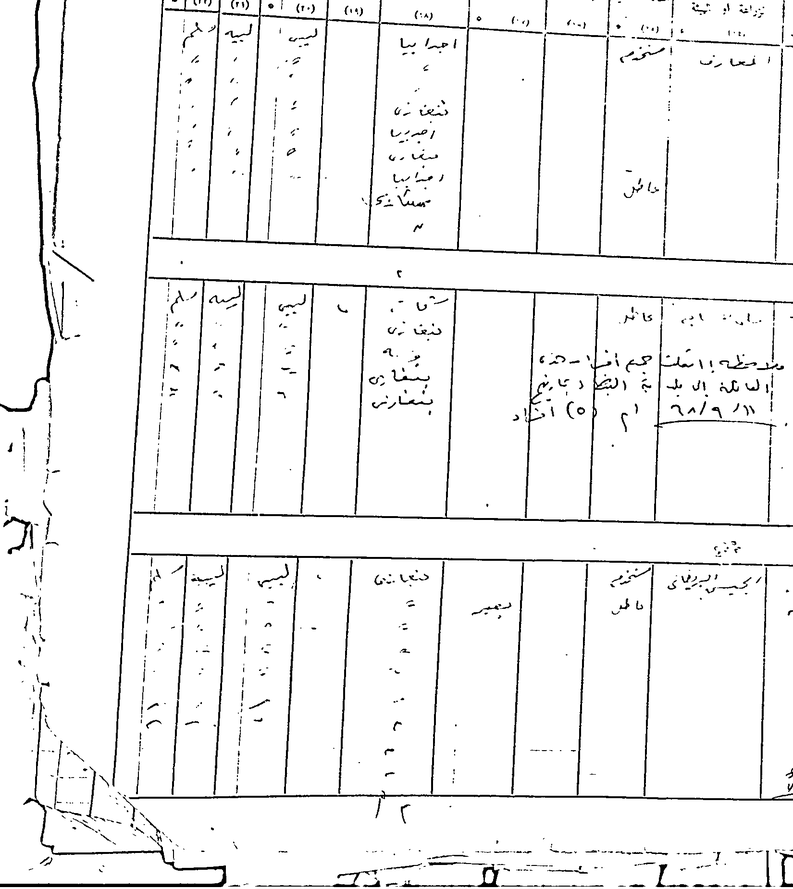
#> input picture data/cropped/1954-P000001_page-0001_denoised_left_table_part.png, 793 x 889 px, shrunk from 1650 x 1850 before the run; its folder holds only this picture in this run
$ python table_detection.py
#> lines starting #> are read from the running program, lines starting #| are printed output that depends on the picture; after the words box and inside, x2 and y2 are one past the last pixel; in counts of white or black regions, pixels touching at a corner belong together
import cv2
import numpy as np
import os
import glob


# =========================================================
# 0. تصحيح الميلان (Deskew) - جديد
# =========================================================
# لازم قبل أي كشف خطوط، خصوصا للصفحة الي فيها ميلان (اليسار)
# لأن كشف الخطوط الأفقية/العمودية يعتمد على projection سطر بسطر
# وأي ميلان بسيط يخرب الحسبة كاملة.

def deskew_image(image):

    gray = cv2.cvtColor(
        image,
        cv2.COLOR_BGR2GRAY
    )

    gray = cv2.bitwise_not(gray)

    _, thresh = cv2.threshold(
        gray,
        0,
        255,
        cv2.THRESH_BINARY | cv2.THRESH_OTSU
    )

    coords = np.column_stack(
        np.where(thresh > 0)
    )

    if len(coords) == 0:
        return image

    angle = cv2.minAreaRect(coords)[-1]

    if angle < -45:
        angle = -(90 + angle)
    else:
        angle = -angle

    # لو الزاوية كبيرة برشا، غالبا كشف خاطئ مش ميلان حقيقي
    # نتجاهلها ونرجع الصورة الأصلية بدل ما نخربها
    if abs(angle) > 15:
        return image

    (h, w) = image.shape[:2]
    center = (w // 2, h // 2)

    M = cv2.getRotationMatrix2D(
        center,
        angle,
        1.0
    )

    rotated = cv2.warpAffine(
        image,
        M,
        (w, h),
        flags=cv2.INTER_CUBIC,
        borderMode=cv2.BORDER_REPLICATE
    )

    return rotated


# =========================================================
# 1. Find horizontal line positions
# =========================================================

def find_horizontal_lines(horizontal):

    row_sum = np.sum(
        horizontal > 0,
        axis=1
    )

    threshold = horizontal.shape[1] * 0.05

    positions = np.where(
        row_sum > threshold
    )[0]

    lines = []

    if len(positions) == 0:
        return lines

    start = positions[0]
    previous = positions[0]

    for position in positions[1:]:

        if position - previous <= 5:

            previous = position

        else:

            center = (start + previous) // 2

            lines.append(center)

            start = position
            previous = position

    center = (start + previous) // 2
    lines.append(center)

    return lines


# =========================================================
# 2. Find vertical line positions
# =========================================================

def find_vertical_lines(vertical):

    column_sum = np.sum(
        vertical > 0,
        axis=0
    )

    threshold = vertical.shape[0] * 0.05

    positions = np.where(
        column_sum > threshold
    )[0]

    lines = []

    if len(positions) == 0:
        return lines

    start = positions[0]
    previous = positions[0]

    for position in positions[1:]:

        if position - previous <= 5:

            previous = position

        else:

            center = (start + previous) // 2

            lines.append(center)

            start = position
            previous = position

    center = (start + previous) // 2
    lines.append(center)

    return lines


# =========================================================
# 3. Merge close lines
# =========================================================

def merge_close_lines(
    lines,
    minimum_distance=15
):

    if not lines:
        return []

    lines = sorted(lines)

    merged = [
        lines[0]
    ]

    for line in lines[1:]:

        if line - merged[-1] >= minimum_distance:

            merged.append(line)

        else:

            merged[-1] = (
                merged[-1] + line
            ) // 2

    return merged


# =========================================================
# 4. Process ONE region (بدون تغيير عن الأصل)
# =========================================================

def detect_region(
    region,
    region_name,
    output_dir
):

    height, width = region.shape[:2]

    gray = cv2.cvtColor(
        region,
        cv2.COLOR_BGR2GRAY
    )

    _, binary = cv2.threshold(
        gray,
        127,
        255,
        cv2.THRESH_BINARY_INV
    )

    horizontal_length = max(
        15,
        width // 50
    )

    horizontal_kernel = cv2.getStructuringElement(
        cv2.MORPH_RECT,
        (
            horizontal_length,
            1
        )
    )

    horizontal = cv2.morphologyEx(
        binary,
        cv2.MORPH_OPEN,
        horizontal_kernel
    )

    horizontal_close_kernel = cv2.getStructuringElement(
        cv2.MORPH_RECT,
        (30, 3)
    )

    horizontal = cv2.morphologyEx(
        horizontal,
        cv2.MORPH_CLOSE,
        horizontal_close_kernel
    )

    vertical_length = max(
        15,
        height // 50
    )

    vertical_kernel = cv2.getStructuringElement(
        cv2.MORPH_RECT,
        (
            1,
            vertical_length
        )
    )

    vertical = cv2.morphologyEx(
        binary,
        cv2.MORPH_OPEN,
        vertical_kernel
    )

    vertical_close_kernel = cv2.getStructuringElement(
        cv2.MORPH_RECT,
        (3, 30)
    )

    vertical = cv2.morphologyEx(
        vertical,
        cv2.MORPH_CLOSE,
        vertical_close_kernel
    )

    grid = cv2.add(
        horizontal,
        vertical
    )

    horizontal_positions = find_horizontal_lines(
        horizontal
    )

    vertical_positions = find_vertical_lines(
        vertical
    )

    horizontal_positions = merge_close_lines(
        horizontal_positions,
        15
    )

    vertical_positions = merge_close_lines(
        vertical_positions,
        15
    )

    print()
    print("-" * 50)
    print(f"{region_name} horizontal lines:", len(horizontal_positions))
    print(f"{region_name} vertical lines:", len(vertical_positions))
    print(f"{region_name} horizontal positions:", horizontal_positions)
    print(f"{region_name} vertical positions:", vertical_positions)

    boxes = []

    for row in range(
        len(horizontal_positions) - 1
    ):

        y1 = horizontal_positions[row]
        y2 = horizontal_positions[row + 1]

        cell_height = y2 - y1

        if cell_height < 20:
            continue

        for column in range(
            len(vertical_positions) - 1
        ):

            x1 = vertical_positions[column]
            x2 = vertical_positions[column + 1]

            cell_width = x2 - x1

            if cell_width < 20:
                continue

            padding = 2

            x = x1 + padding
            y = y1 + padding
            w = x2 - x1 - 2 * padding
            h = y2 - y1 - 2 * padding

            boxes.append((x, y, w, h))

    result = region.copy()

    for index, box in enumerate(boxes):

        x, y, w, h = box

        cv2.rectangle(
            result,
            (x, y),
            (x + w, y + h),
            (0, 0, 255),
            2
        )

        columns = max(
            1,
            len(vertical_positions) - 1
        )

        row_index = index // columns
        column_index = index % columns

        cv2.putText(
            result,
            f"R{row_index} C{column_index}",
            (x + 5, y + 20),
            cv2.FONT_HERSHEY_SIMPLEX,
            0.5,
            (255, 0, 0),
            1
        )

    line_image = region.copy()

    for y in horizontal_positions:
        cv2.line(line_image, (0, y), (width, y), (0, 255, 0), 2)

    for x in vertical_positions:
        cv2.line(line_image, (x, 0), (x, height), (255, 0, 0), 2)

    grid_path = os.path.join(output_dir, f"{region_name}_grid.png")
    lines_path = os.path.join(output_dir, f"{region_name}_lines.png")
    boxes_path = os.path.join(output_dir, f"{region_name}_bounding_boxes.png")

    cv2.imwrite(grid_path, grid)
    cv2.imwrite(lines_path, line_image)
    cv2.imwrite(boxes_path, result)

    print(f"{region_name} bounding boxes:", len(boxes))
    print(f"Saved: {boxes_path}")

    return boxes


# =========================================================
# 5. Main table detection - معدّلة
# =========================================================
# التقسيم يمين/يسار وheader/table توا مسوّيه زميلك مسبقا
# في مجلد data/cropped، فمانحتاجوش نقسم الصورة هنا مرة ثانية.
# كل صورة داخلة هنا هي جزء واحد جاهز (مثلا ..._left_table_part.png)

def detect_table(
    image_path,
    output_dir="data/cells"
):

#> called with output_dir = 'data/cells'
    img = cv2.imread(image_path)
#> img is the input picture: shape (889, 793, 3); min 0, max 255, mean 242.4

    if img is None:
        raise FileNotFoundError(f"Could not read image: {image_path}")

    # تصحيح الميلان قبل أي كشف خطوط
    img = deskew_image(img)
#> in deskew_image, `_, thresh = cv2.threshold( gray, 0, 255, cv2.THRESH_BINARY | cv2.THRES..`:
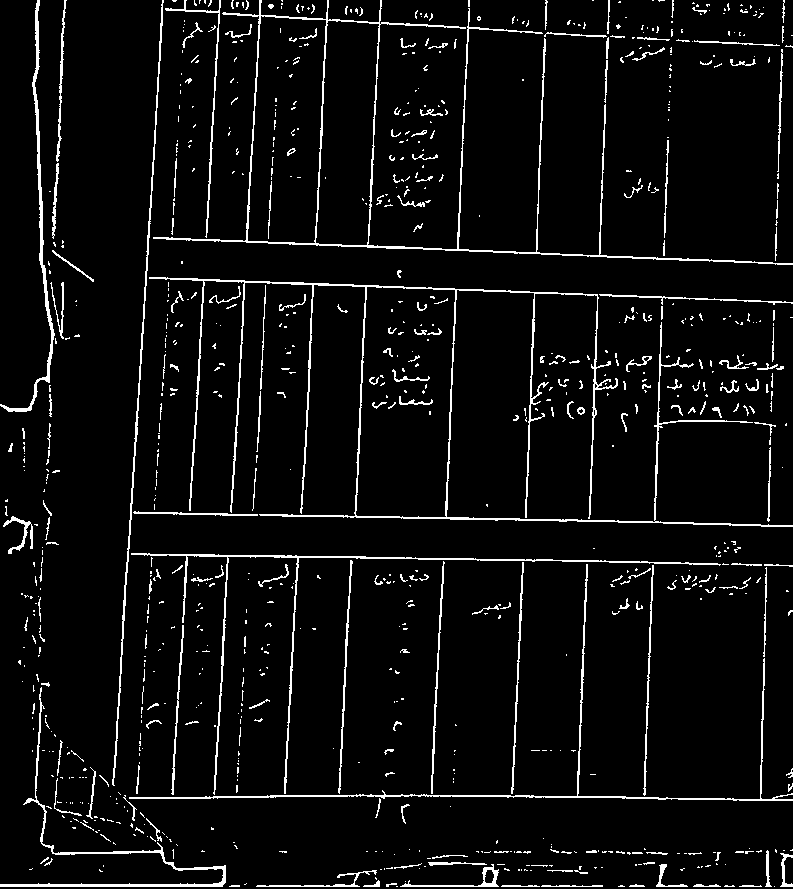
#> thresh: shape (889, 793); 5.3% white in thin lines or dots
#> in deskew_image, `coords = np.column_stack( np.where(thresh > 0) )`: coords = 37332 pairs, first value 0 to 886, second value 0 to 792
#> in deskew_image, `angle = cv2.minAreaRect(coords)[-1]`: angle = -90
#> in deskew_image, `angle = -(90 + angle)`: angle = 0
#> in deskew_image, `M = cv2.getRotationMatrix2D( center, angle, 1.0 )`: M = [[1, 0, 0], [0, 1, 0]]

    height, width = img.shape[:2]

    os.makedirs(output_dir, exist_ok=True)

    base_name = os.path.splitext(
        os.path.basename(image_path)
    )[0]

    print()
    print("=" * 60)
    print("Original image:", image_path)
    print("Image width:", width)
#| Image width: 793
    print("Image height:", height)
#| Image height: 889

    boxes = detect_region(
        img,
        base_name,
        output_dir
    )
#> in find_horizontal_lines, `row_sum = np.sum( horizontal > 0, axis=1 )`: row_sum = 889 values, max 564 at index 886, min 0 at index 0, mean 9.59
#> in find_horizontal_lines, `positions = np.where( row_sum > threshold )[0]`: positions = 80 values from 10 to 886
#> in find_horizontal_lines, `start = positions[0]`: start = 10
#> the loop in find_horizontal_lines, `for position in positions[1:]: ` made 79 passes
#> (position, center, start, previous) on passes 1, 22, 40, 41: (239, 10, 239, 239), (278, 249, 278, 278), (368, 289, 368, 368), (420, 368, 420, 420)
#> after the loop in find_horizontal_lines, `for position in positions[1:]:`: lines = [10, 249, 289, 368, 420, 518, 559, 797, 852, 868]
#> in find_horizontal_lines, `center = (start + previous) // 2`: center = 885
#> in detect_region, `horizontal_positions = find_horizontal_lines( horizontal )`: horizontal_positions = [10, 249, 289, 368, 420, 518, 559, 797, 852, 868, 885]
#> in find_vertical_lines, `column_sum = np.sum( vertical > 0, axis=0 )`: column_sum = 793 values, max 171 at index 38, min 0 at index 0, mean 17.07
#> in find_vertical_lines, `positions = np.where( column_sum > threshold )[0]`: positions = 57 values from 35 to 783
#> in find_vertical_lines, `start = positions[0]`: start = 35
#> the loop in find_vertical_lines, `for position in positions[1:]: ` made 56 passes
#> (position, center, start, previous) on passes 8, 11, 14, 15: (48, 38, 48, 48), (60, 51, 60, 60), (137, 61, 137, 137), (174, 137, 174, 174)
#> after the loop in find_vertical_lines, `for position in positions[1:]:`: lines = [38, 51, 61, 137, 174, 219, 256, 449, 528, 538, 581, 591, 600, 648, 658, 765]
#> in find_vertical_lines, `center = (start + previous) // 2`: center = 781
#> in detect_region, `vertical_positions = find_vertical_lines( vertical )`: vertical_positions = [38, 51, 61, 137, 174, 219, 256, 449, 528, 538, 581, 591, 600, 648, 658, 765, 781]
#> in merge_close_lines, `lines = sorted(lines)`: lines has the same summary as horizontal_positions in detect_region
#> in merge_close_lines, `merged = [ lines[0] ]`: merged = [10]
#> the loop in merge_close_lines, `for line in lines[1:]: ` made 10 passes
#> line on passes 1 to 4: 249, 289, 368, 420
#> after the loop in merge_close_lines, `for line in lines[1:]:`: merged has the same summary as horizontal_positions in detect_region
#> the loop in merge_close_lines (call 2), `for line in lines[1:]: ` made 16 passes
#> line on passes 1 to 4: 51, 61, 137, 174
#> in detect_region, `vertical_positions = merge_close_lines( vertical_positions, 15 )`: vertical_positions = [44, 61, 137, 174, 219, 256, 449, 533, 593, 653, 765, 781]
#| 1954-P000001_page-0001_denoised_left_table_part horizontal lines: 11
#| 1954-P000001_page-0001_denoised_left_table_part vertical lines: 12
#| 1954-P000001_page-0001_denoised_left_table_part horizontal positions: [10, 249, 289, 368, 420, 518, 559, 797, 852, 868, 885]
#| 1954-P000001_page-0001_denoised_left_table_part vertical positions: [44, 61, 137, 174, 219, 256, 449, 533, 593, 653, 765, 781]
#> the loop in detect_region, `for row in range( len(horizontal_positions) - 1 ): ` made 10 passes
#> (y1, y2, cell_height) on passes 1 to 4: (10, 249, 239), (249, 289, 40), (289, 368, 79), (368, 420, 52)
#> after the loop in detect_region, `for row in range(`: boxes = 72 items, first 6: (63, 12, 72, 235), (139, 12, 33, 235), (176, 12, 41, 235), (221, 12, 33, 235), (258, 12, 189, 235), (451, 12, 80, 235)
#> the loop in detect_region, `for index, box in enumerate(boxes): ` made 72 passes
#> (x, y, w, h, row_index, column_index) on passes 1 to 4: (63, 12, 72, 235, 0, 0), (139, 12, 33, 235, 0, 1), (176, 12, 41, 235, 0, 2), (221, 12, 33, 235, 0, 3)
#> after the loop in detect_region, `for index, box in enumerate(boxes):`:
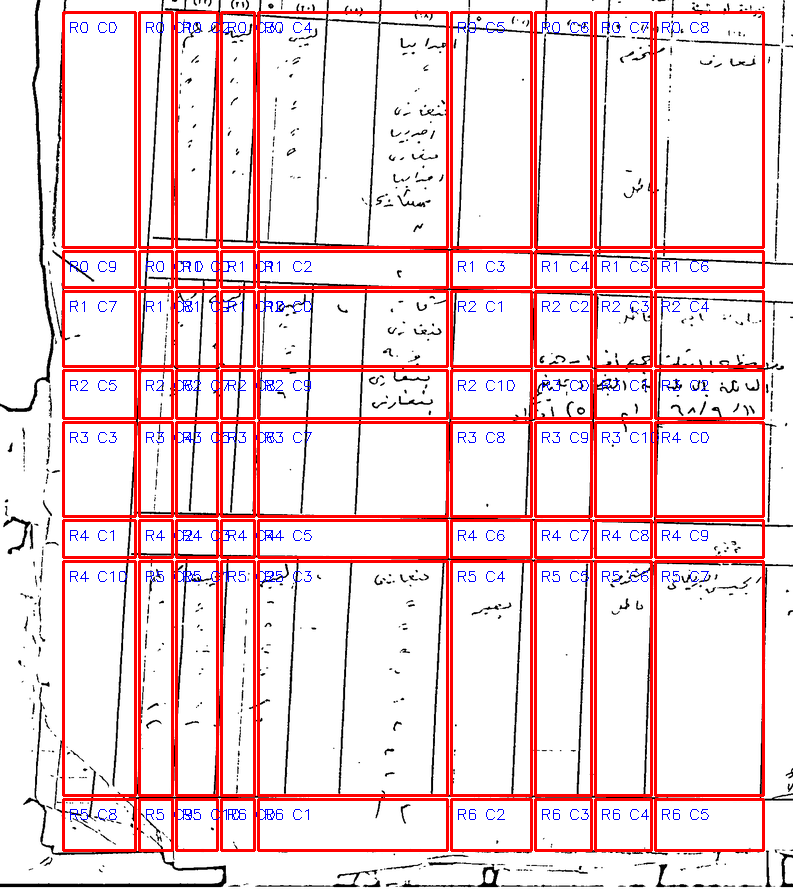
#> result: shape (889, 793, 3); 11.74% of pixels changed, all inside (x1, y1, x2, y2) = (62, 11, 765, 852)
#> the loop in detect_region, `for y in horizontal_positions:` made 11 passes
#> after the loop in detect_region, `for y in horizontal_positions:`:
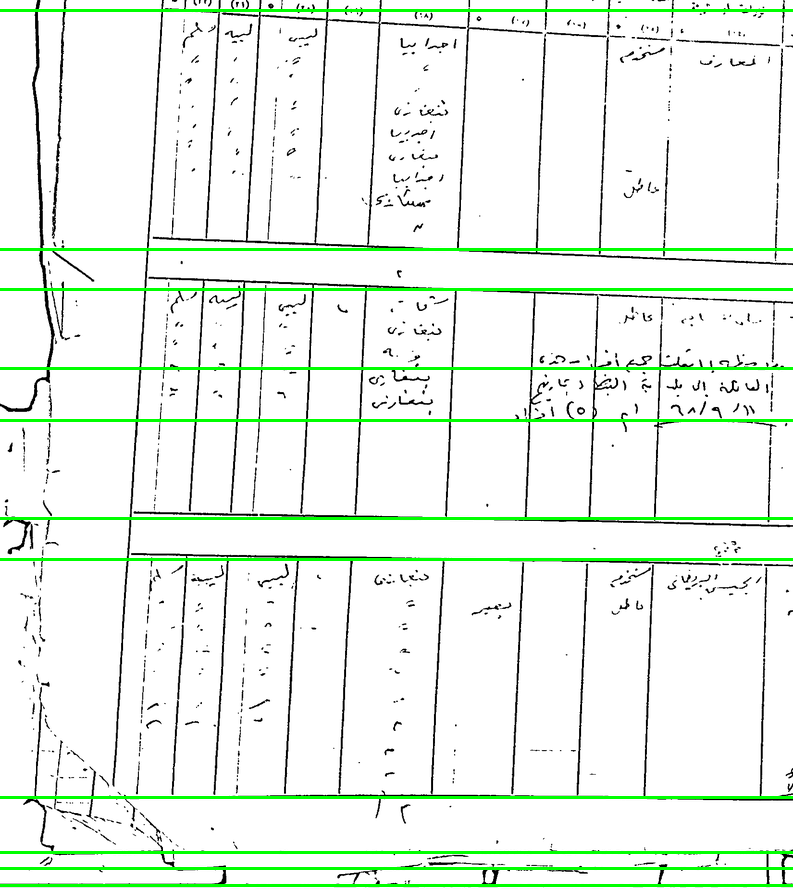
#> line_image: shape (889, 793, 3); 3.71% of pixels changed, all inside (x1, y1, x2, y2) = (0, 9, 793, 887)
#> the loop in detect_region, `for x in vertical_positions:` made 12 passes
#> after the loop in detect_region, `for x in vertical_positions:`:
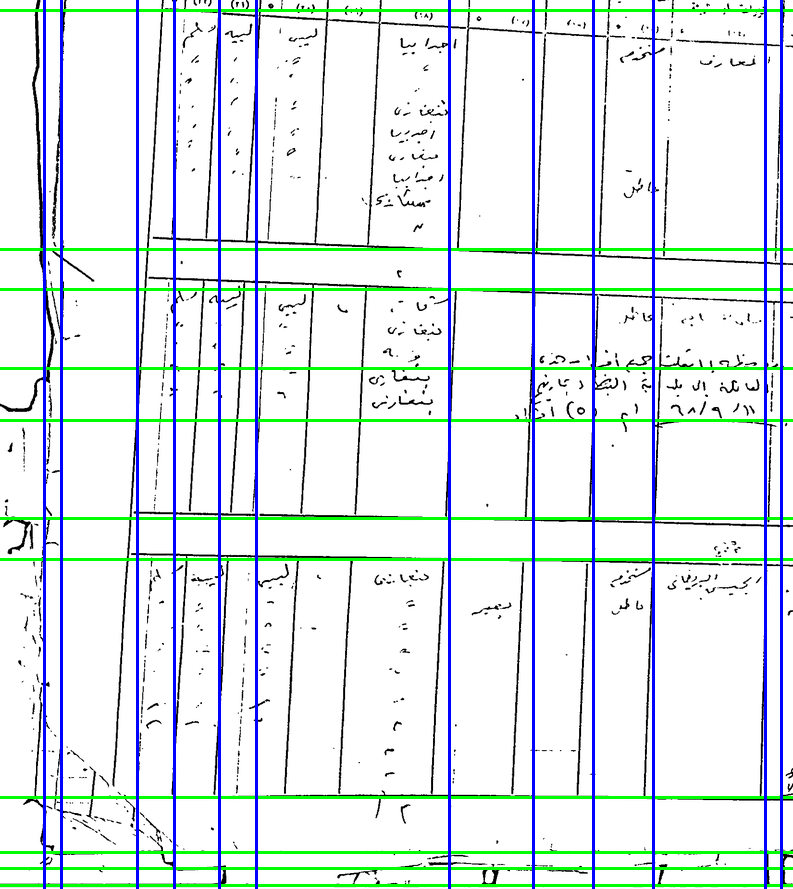
#> line_image: shape (889, 793, 3); 4.54% of pixels changed, all inside (x1, y1, x2, y2) = (43, 0, 783, 889)
#| 1954-P000001_page-0001_denoised_left_table_part bounding boxes: 72

    print()
    print("=" * 60)
    print("FINAL RESULT")
    print(f"{base_name} boxes:", len(boxes))
#| 1954-P000001_page-0001_denoised_left_table_part boxes: 72
    print("=" * 60)

    return boxes


# =========================================================
# 6. Run on all images
# =========================================================
# نفس الأصل: نجيب أجزاء الـ table (فيها الجريد)
# + نضيف بس ملف الـ header الوحيد (بدون تقسيم يمين/يسار)
# زي 1954-P000002_page-0001_denoised_header_part.png
# وما ناخذوش left_header_part / right_header_part

if __name__ == "__main__":

    table_paths = glob.glob("data/cropped/*_table_part.png")

    header_paths = [
        path for path in glob.glob("data/cropped/*header_part.png")
        if "left_header_part" not in path
        and "right_header_part" not in path
    ]

    image_paths = table_paths + header_paths

    if not image_paths:

        print(
            "لم يتم العثور على أي صور في "
            "data/cropped/"
        )

    for image_path in image_paths:

        try:

            detect_table(image_path)

        except Exception as e:

            print()
            print(f"Error processing {image_path}:")
            print(e)
